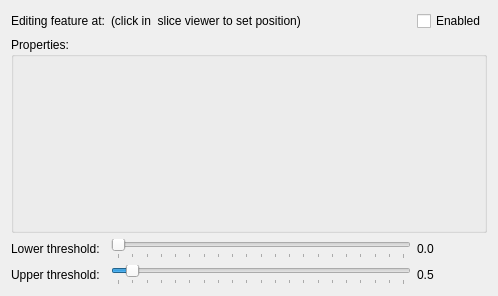
<?xml version="1.0" encoding="UTF-8"?>
<ui version="4.0">
 <class>FeatureWidget</class>
 <widget class="QWidget" name="FeatureWidget">
  <property name="geometry">
   <rect>
    <x>0</x>
    <y>0</y>
    <width>498</width>
    <height>296</height>
   </rect>
  </property>
  <property name="windowTitle">
   <string>Edit Feature</string>
  </property>
  <layout class="QGridLayout" name="gridLayout">
   <item row="1" column="0" colspan="5">
    <widget class="QGroupBox" name="propertiesGroup">
     <property name="sizePolicy">
      <sizepolicy hsizetype="Expanding" vsizetype="Expanding">
       <horstretch>0</horstretch>
       <verstretch>0</verstretch>
      </sizepolicy>
     </property>
     <property name="title">
      <string>Properties:</string>
     </property>
    </widget>
   </item>
   <item row="2" column="0">
    <widget class="QLabel" name="startThresholdLabel">
     <property name="sizePolicy">
      <sizepolicy hsizetype="Preferred" vsizetype="Preferred">
       <horstretch>0</horstretch>
       <verstretch>0</verstretch>
      </sizepolicy>
     </property>
     <property name="text">
      <string>Lower threshold:</string>
     </property>
    </widget>
   </item>
   <item row="2" column="1" colspan="3">
    <widget class="QSlider" name="startThreshold">
     <property name="maximum">
      <number>1000</number>
     </property>
     <property name="orientation">
      <enum>Qt::Horizontal</enum>
     </property>
     <property name="tickPosition">
      <enum>QSlider::TicksBelow</enum>
     </property>
     <property name="tickInterval">
      <number>50</number>
     </property>
    </widget>
   </item>
   <item row="2" column="4">
    <widget class="QLabel" name="startThresholdReadout">
     <property name="sizePolicy">
      <sizepolicy hsizetype="Maximum" vsizetype="Preferred">
       <horstretch>0</horstretch>
       <verstretch>0</verstretch>
      </sizepolicy>
     </property>
     <property name="text">
      <string>0.0</string>
     </property>
    </widget>
   </item>
   <item row="3" column="0">
    <widget class="QLabel" name="endThresholdLabel">
     <property name="text">
      <string>Upper threshold:</string>
     </property>
    </widget>
   </item>
   <item row="3" column="1" colspan="3">
    <widget class="QSlider" name="endThreshold">
     <property name="maximum">
      <number>1000</number>
     </property>
     <property name="value">
      <number>50</number>
     </property>
     <property name="orientation">
      <enum>Qt::Horizontal</enum>
     </property>
     <property name="tickPosition">
      <enum>QSlider::TicksBelow</enum>
     </property>
     <property name="tickInterval">
      <number>50</number>
     </property>
    </widget>
   </item>
   <item row="3" column="4">
    <widget class="QLabel" name="endThresholdReadout">
     <property name="sizePolicy">
      <sizepolicy hsizetype="Maximum" vsizetype="Preferred">
       <horstretch>0</horstretch>
       <verstretch>0</verstretch>
      </sizepolicy>
     </property>
     <property name="text">
      <string>0.5</string>
     </property>
    </widget>
   </item>
   <item row="0" column="0">
    <widget class="QLabel" name="examplePosLabel">
     <property name="sizePolicy">
      <sizepolicy hsizetype="Maximum" vsizetype="Preferred">
       <horstretch>0</horstretch>
       <verstretch>0</verstretch>
      </sizepolicy>
     </property>
     <property name="text">
      <string>Editing feature at:</string>
     </property>
    </widget>
   </item>
   <item row="0" column="1" colspan="3">
    <widget class="QLabel" name="examplePosReadout">
     <property name="text">
      <string>(click in  slice viewer to set position)</string>
     </property>
    </widget>
   </item>
   <item row="0" column="4">
    <widget class="QCheckBox" name="enabled">
     <property name="sizePolicy">
      <sizepolicy hsizetype="Fixed" vsizetype="Fixed">
       <horstretch>0</horstretch>
       <verstretch>0</verstretch>
      </sizepolicy>
     </property>
     <property name="text">
      <string>Enabled</string>
     </property>
    </widget>
   </item>
  </layout>
 </widget>
 <resources/>
 <connections/>
</ui>
